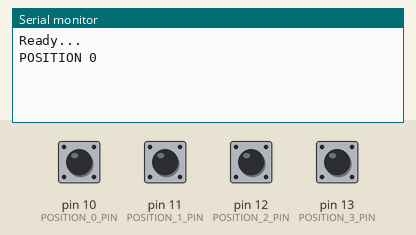
Recording of a sketch running on a simulated Arduino Uno, built with avr-gcc and run on an emulated ATmega328P. Shown: the last lines printed to the serial monitor. The inputs (shaded band) are chosen by the test bench; at power-on: pin 10 (POSITION_0_PIN), pin 11 (POSITION_1_PIN), pin 12 (POSITION_2_PIN), pin 13 (POSITION_3_PIN) HIGH.

Above: at 1.2 s.
1.3 s: pin 10 (POSITION_0_PIN) pulled LOW for 0.15 s
At 1.44 s:
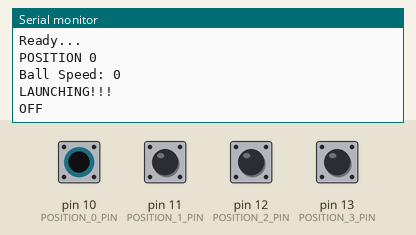
2.9 s: pin 11 (POSITION_1_PIN) pulled LOW for 0.15 s
At 4.2 s:
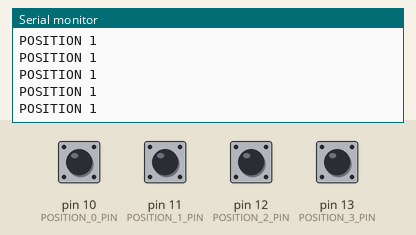
4.5 s: pin 12 (POSITION_2_PIN) pulled LOW for 0.15 s
At 5.5 s:
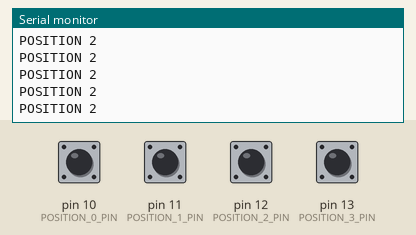
6.1 s: pin 13 (POSITION_3_PIN) pulled LOW for 0.15 s
At 6.6 s:
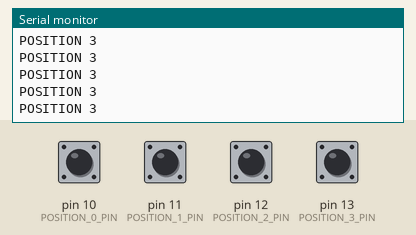
7.7 s: pin 10 (POSITION_0_PIN) pulled LOW for 1 s
At 9.6 s:
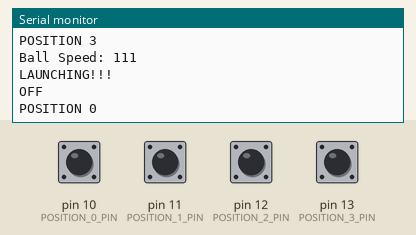
Timing chart, 0 to 11.1 s (numbered marks = the images above; inputs shaded):
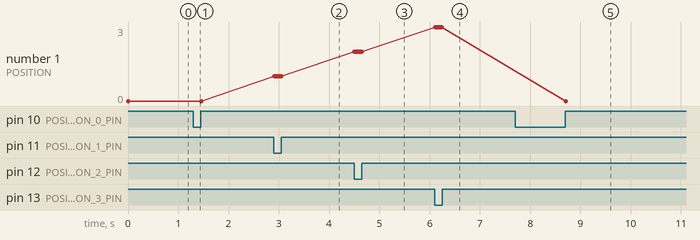

The sketch:

LaunchHandleTest.ino
```cpp
#define POSITION_0_PIN 10
#define POSITION_1_PIN 11
#define POSITION_2_PIN 12
#define POSITION_3_PIN 13

void setup() {
  Serial.begin(115200);
  Serial.println(F("Ready..."));
  pinMode(POSITION_0_PIN, INPUT_PULLUP);
  pinMode(POSITION_1_PIN, INPUT_PULLUP);
  pinMode(POSITION_2_PIN, INPUT_PULLUP);
  pinMode(POSITION_3_PIN, INPUT_PULLUP);
}

int offPosition = LOW;
int prevOffPosition = LOW;
bool launching = false;
byte ballSpeed = 0;

void loop() {
  offPosition=digitalRead(POSITION_0_PIN);

  //if the handle is pulled back, measure the highest Hall sensor it's triggered
  if (launching) {
    if (offPosition == LOW) {
      //Using the "highest Hall triggered" number, launch the ball at a certain velocity
      Serial.print(F("Ball Speed: "));
      Serial.print(ballSpeed, BIN);
      Serial.println(F("\nLAUNCHING!!!"));
      //ballLaunch(ballSpeed);//color, effect, speed
      ballSpeed = 0;
      launching = false;
    }
    //Only need to check these switches if we're "underway"
    int position1 = digitalRead(POSITION_1_PIN);
    int position2 = digitalRead(POSITION_2_PIN);
    int position3 = digitalRead(POSITION_3_PIN);

    if (position3 == LOW) {
      ballSpeed |= 4; //00000100
      Serial.println(F("POSITION 3"));
    }
    if (position2 == LOW) {
      ballSpeed |= 2; //00000010
      Serial.println(F("POSITION 2"));
    }
    if (position1 == LOW) {
      ballSpeed |= 1; //00000001
      Serial.println(F("POSITION 1"));
    }
  } else {
    if (offPosition == LOW) { //offPosition LOW means the handle is AT REST
      if (prevOffPosition == HIGH) {
        //The handle has been brought back to the lowest position
        Serial.println(F("OFF"));
        prevOffPosition = LOW;
      }
      //Do nothing--we're waiting for the handle to be pulled back
    } else {
      //Launching - if they let go of the handle before it hits another magnet, it will be the slowest speed
      Serial.println(F("POSITION 0"));
      prevOffPosition = HIGH;
      launching = true;
    }
  }


  delay(10);
}
```

Measured:
- after the input at 1.3 s, the serial monitor: prints a new line at once (image 1)
- after the input at 2.9 s, the serial monitor: prints a new line at once (image 2)
- after the input at 4.5 s, the serial monitor: prints a new line at once (image 3)
- after the input at 6.1 s, the serial monitor: prints a new line at once (image 4)
- after the input at 7.7 s, the serial monitor: prints a new line at once (image 5)
- plotted number 1: 0 → 1 after the input at 2.9 s, 1 → 2 after the input at 4.5 s, 2 → 3 after the input at 6.1 s, 3 → 0 after the input at 7.7 s
